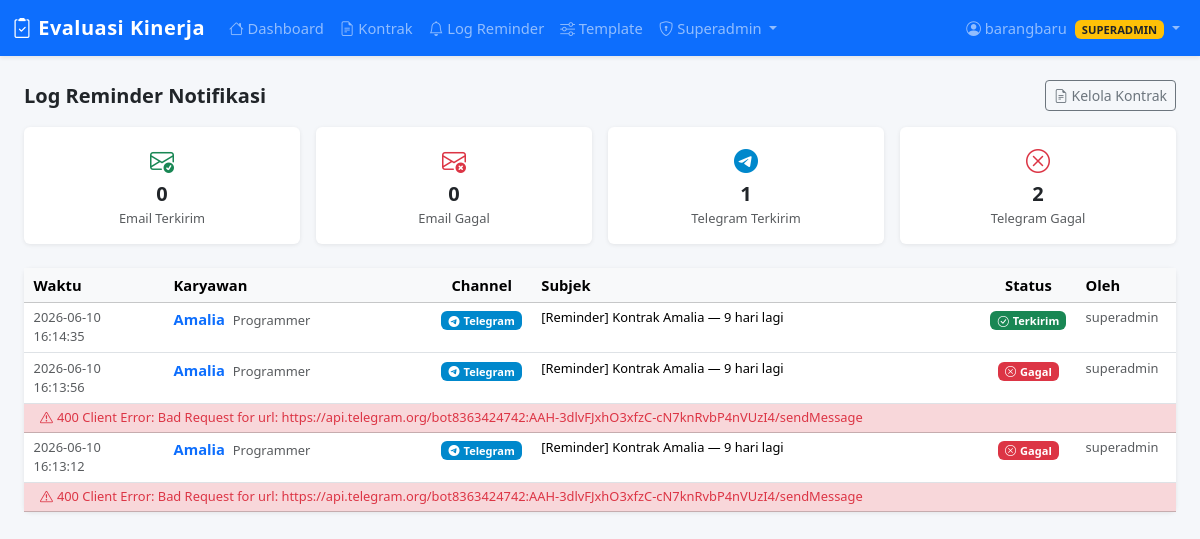
Screenshot of /reminders (signed in) with the database file from the repository.
### tables this page shows
CREATE TABLE reminder_logs (
    id INTEGER PRIMARY KEY AUTOINCREMENT,
    employee_id INTEGER,
    channel TEXT DEFAULT '',
    subject TEXT DEFAULT '',
    message TEXT DEFAULT '',
    status TEXT DEFAULT 'pending',
    error_msg TEXT DEFAULT '',
    triggered_by TEXT DEFAULT 'auto',
    created_at TEXT DEFAULT (datetime('now','localtime')),
    FOREIGN KEY(employee_id) REFERENCES employees(id) ON DELETE SET NULL
);

CREATE TABLE employees (
    id INTEGER PRIMARY KEY AUTOINCREMENT,
    name TEXT NOT NULL,
    jabatan TEXT DEFAULT '',
    divisi TEXT NOT NULL,
    created_at TEXT DEFAULT (datetime('now','localtime'))
, level TEXT DEFAULT 'Staff', employment_type TEXT DEFAULT 'tetap', contract_start TEXT DEFAULT '', contract_end TEXT DEFAULT '', email TEXT DEFAULT '', phone TEXT DEFAULT '', telegram_id TEXT DEFAULT '', is_active INTEGER DEFAULT 1, notes TEXT DEFAULT '');

### app.py (the view)
@app.route('/reminders')
@login_required
def reminder_log():
    db   = get_db()
    logs = db.execute('''
        SELECT rl.*, emp.name AS emp_name, emp.divisi
        FROM reminder_logs rl
        LEFT JOIN employees emp ON emp.id = rl.employee_id
        ORDER BY rl.created_at DESC LIMIT 200
    ''').fetchall()
    stats = db.execute('''
        SELECT channel, status, COUNT(*) AS cnt
        FROM reminder_logs GROUP BY channel, status
    ''').fetchall()
    return render_template('reminder_log.html', logs=logs, stats=stats)

### app.py (called while the page is built)
def get_db():
    if 'db' not in g:
        g.db = sqlite3.connect(DB_PATH)
        g.db.row_factory = sqlite3.Row
        g.db.execute('PRAGMA foreign_keys = ON')
    return g.db

def login_required(f):
    @wraps(f)
    def decorated(*args, **kwargs):
        if 'user_id' not in session:
            flash('Silakan login terlebih dahulu', 'warning')
            return redirect(url_for('login', next=request.path))
        return f(*args, **kwargs)
    return decorated

@app.context_processor
def inject_globals():
    return {
        'current_user': {
            'id':       session.get('user_id'),
            'username': session.get('username'),
            'name':     session.get('user_name'),
            'role':     session.get('user_role'),
        } if 'user_id' in session else None,
        'now_year':   date.today().year,
        'today_date': date.today().isoformat(),
    }

### templates/reminder_log.html (shortened to what this page needs)
{% extends 'base.html' %}
{% block content %}
<div class="d-flex justify-content-between align-items-center mb-3">
  <h5 class="fw-bold mb-0"> Log Reminder Notifikasi</h5>
  <a href="/contracts" class="btn btn-outline-secondary btn-sm">
    <i class="bi bi-file-earmark-text"></i> Kelola Kontrak
  </a>
</div>
<div class="row g-3 mb-4">
  {% set email_sent = stats | selectattr('channel','equalto','email') | selectattr('status','equalto','sent') | list %}
  {% set email_fail = stats | selectattr('channel','equalto','email') | selectattr('status','equalto','failed') | list %}
  {% set tg_sent   = stats | selectattr('channel','equalto','telegram') | selectattr('status','equalto','sent') | list %}
  {% set tg_fail   = stats | selectattr('channel','equalto','telegram') | selectattr('status','equalto','failed') | list %}
  <div class="col-6 col-md-3">
    <div class="card text-center p-3">
      <i class="bi bi-envelope-check text-success fs-4"></i>
      <div class="fw-bold fs-5">{{ email_sent[0].cnt if email_sent else 0 }}</div>
      <div class="small text-muted">Email Terkirim</div>
    </div>
  </div>
  <div class="col-6 col-md-3">
    <div class="card text-center p-3">
      <i class="bi bi-envelope-x text-danger fs-4"></i>
      <div class="fw-bold fs-5">{{ email_fail[0].cnt if email_fail else 0 }}</div>
      <div class="small text-muted">Email Gagal</div>
    </div>
  </div>
  <div class="col-6 col-md-3">
    <div class="card text-center p-3">
      <i class="bi bi-telegram text-success fs-4" style="color:#0088cc !important"></i>
      <div class="fw-bold fs-5">{{ tg_sent[0].cnt if tg_sent else 0 }}</div>
      <div class="small text-muted">Telegram Terkirim</div>
    </div>
  </div>
  <div class="col-6 col-md-3">
    <div class="card text-center p-3">
      <i class="bi bi-x-circle text-danger fs-4"></i>
      <div class="fw-bold fs-5">{{ tg_fail[0].cnt if tg_fail else 0 }}</div>
      <div class="small text-muted">Telegram Gagal</div>
    </div>
  </div>
</div>
<div class="card">
  <div class="card-body p-0">
    {% if not logs %}
    <div class="text-center py-5 text-muted">
      <i class="bi bi-bell-slash display-3"></i>
      <div class="mt-2">Belum ada riwayat reminder.</div>
    </div>
    {% else %}
    <table class="table table-sm table-hover mb-0">
      <thead class="table-light">
        <tr>
          <th style="width:140px">Waktu</th>
          <th>Karyawan</th>
          <th class="text-center" style="width:100px">Channel</th>
          <th>Subjek</th>
          <th class="text-center" style="width:90px">Status</th>
          <th style="width:100px">Oleh</th>
        </tr>
      </thead>
      <tbody>
        {% for log in logs %}
        <tr>
          <td class="small text-muted">{{ log.created_at }}</td>
          <td>
            {% if log.emp_name %}
              <a href="/emp/{{ log.employee_id }}/edit" class="text-decoration-none fw-semibold">
                {{ log.emp_name }}
              </a>
              <span class="text-muted small ms-1">{{ log.divisi }}</span>
            {% else %}
              <span class="text-muted">—</span>
            {% endif %}
          </td>
          <td class="text-center">
            {% if log.channel == 'email' %}
              <span class="badge bg-primary"><i class="bi bi-envelope me-1"></i>Email</span>
            {% elif log.channel == 'telegram' %}
              <span class="badge" style="background:#0088cc"><i class="bi bi-telegram me-1"></i>Telegram</span>
            {% else %}
              <span class="badge bg-secondary">{{ log.channel }}</span>
            {% endif %}
          </td>
          <td class="small">{{ log.subject[:80] }}{% if log.subject|length > 80 %}…{% endif %}</td>
          <td class="text-center">
            {% if log.status == 'sent' %}
              <span class="badge bg-success"><i class="bi bi-check-circle me-1"></i>Terkirim</span>
            {% else %}
              <span class="badge bg-danger" title="{{ log.error_msg }}">
                <i class="bi bi-x-circle me-1"></i>Gagal
              </span>
            {% endif %}
          </td>
          <td class="small text-muted">{{ log.triggered_by }}</td>
        </tr>
        {% if log.status == 'failed' and log.error_msg %}
        <tr class="table-danger">
          <td colspan="6" class="small text-danger px-3 py-1">
            <i class="bi bi-exclamation-triangle me-1"></i>{{ log.error_msg }}
          </td>
        </tr>
        {% endif %}
        {% endfor %}
      </tbody>
    </table>
    {% endif %}
  </div>
</div>
{% endblock %}

### templates/base.html (style rules this page uses)
body { background:#f5f7fa; font-size:.92rem; }
.card { border:none; box-shadow:0 1px 4px rgba(0,0,0,.08); }
.table-sm th, .table-sm td { padding:.35rem .6rem; }

### rows the page displays
reminder_logs: created_at "2026-06-10 16:14:35", emp_name "Amalia", divisi "Programmer", channel "telegram" (drawn), subject "[Reminder] Kontrak Amalia — 9 hari lagi", status "sent" (drawn), triggered_by "superadmin"
reminder_logs: created_at "2026-06-10 16:13:56", emp_name "Amalia", divisi "Programmer", channel "telegram" (drawn), subject "[Reminder] Kontrak Amalia — 9 hari lagi", triggered_by "superadmin", error_msg "400 Client Error: Bad Request for url: https://api.telegram.org/bot8363424742:AAH-3dlvFJxhO3xfzC-cN7knRvbP4nVUzI4/sendMessage"
reminder_logs: created_at "2026-06-10 16:13:12", emp_name "Amalia", divisi "Programmer", channel "telegram" (drawn), subject "[Reminder] Kontrak Amalia — 9 hari lagi", triggered_by "superadmin", error_msg "400 Client Error: Bad Request for url: https://api.telegram.org/bot8363424742:AAH-3dlvFJxhO3xfzC-cN7knRvbP4nVUzI4/sendMessage"

### other values shown
{{ current_user.name }} "barangbaru"
{{ current_user.role | upper }} "SUPERADMIN"
{{ email_sent[0].cnt if email_sent else 0 }} "0"
{{ email_fail[0].cnt if email_fail else 0 }} "0"
{{ tg_sent[0].cnt if tg_sent else 0 }} "1"
{{ tg_fail[0].cnt if tg_fail else 0 }} "2"
